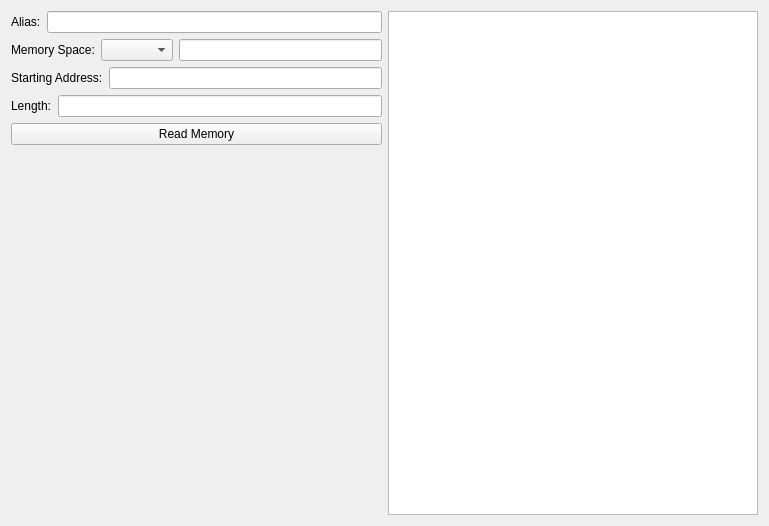
<?xml version="1.0" encoding="UTF-8"?>
<ui version="4.0">
 <class>lccmemorydisplay</class>
 <widget class="QWidget" name="lccmemorydisplay">
  <property name="geometry">
   <rect>
    <x>0</x>
    <y>0</y>
    <width>769</width>
    <height>526</height>
   </rect>
  </property>
  <property name="windowTitle">
   <string>Form</string>
  </property>
  <layout class="QHBoxLayout" name="horizontalLayout_5">
   <item>
    <widget class="QWidget" name="widget" native="true">
     <layout class="QVBoxLayout" name="verticalLayout">
      <property name="leftMargin">
       <number>0</number>
      </property>
      <property name="topMargin">
       <number>0</number>
      </property>
      <property name="rightMargin">
       <number>0</number>
      </property>
      <property name="bottomMargin">
       <number>0</number>
      </property>
      <item>
       <widget class="QWidget" name="widget_3" native="true">
        <layout class="QHBoxLayout" name="horizontalLayout">
         <property name="leftMargin">
          <number>0</number>
         </property>
         <property name="topMargin">
          <number>0</number>
         </property>
         <property name="rightMargin">
          <number>0</number>
         </property>
         <property name="bottomMargin">
          <number>0</number>
         </property>
         <item>
          <widget class="QLabel" name="label">
           <property name="text">
            <string>Alias:</string>
           </property>
          </widget>
         </item>
         <item>
          <widget class="QLineEdit" name="aliasInput"/>
         </item>
        </layout>
       </widget>
      </item>
      <item>
       <widget class="QWidget" name="widget_2" native="true">
        <layout class="QHBoxLayout" name="horizontalLayout_2">
         <property name="leftMargin">
          <number>0</number>
         </property>
         <property name="topMargin">
          <number>0</number>
         </property>
         <property name="rightMargin">
          <number>0</number>
         </property>
         <property name="bottomMargin">
          <number>0</number>
         </property>
         <item>
          <widget class="QLabel" name="label_2">
           <property name="text">
            <string>Memory Space:</string>
           </property>
          </widget>
         </item>
         <item>
          <widget class="QComboBox" name="memorySpaceCombo"/>
         </item>
         <item>
          <widget class="QLineEdit" name="memorySpaceInput"/>
         </item>
        </layout>
       </widget>
      </item>
      <item>
       <widget class="QWidget" name="widget_4" native="true">
        <layout class="QHBoxLayout" name="horizontalLayout_3">
         <property name="leftMargin">
          <number>0</number>
         </property>
         <property name="topMargin">
          <number>0</number>
         </property>
         <property name="rightMargin">
          <number>0</number>
         </property>
         <property name="bottomMargin">
          <number>0</number>
         </property>
         <item>
          <widget class="QLabel" name="label_3">
           <property name="text">
            <string>Starting Address:</string>
           </property>
          </widget>
         </item>
         <item>
          <widget class="QLineEdit" name="startingAddressInput"/>
         </item>
        </layout>
       </widget>
      </item>
      <item>
       <widget class="QWidget" name="widget_5" native="true">
        <layout class="QHBoxLayout" name="horizontalLayout_4">
         <property name="leftMargin">
          <number>0</number>
         </property>
         <property name="topMargin">
          <number>0</number>
         </property>
         <property name="rightMargin">
          <number>0</number>
         </property>
         <property name="bottomMargin">
          <number>0</number>
         </property>
         <item>
          <widget class="QLabel" name="label_4">
           <property name="text">
            <string>Length:</string>
           </property>
          </widget>
         </item>
         <item>
          <widget class="QLineEdit" name="lengthInput"/>
         </item>
        </layout>
       </widget>
      </item>
      <item>
       <widget class="QPushButton" name="readMemory">
        <property name="text">
         <string>Read Memory</string>
        </property>
       </widget>
      </item>
      <item>
       <spacer name="verticalSpacer">
        <property name="orientation">
         <enum>Qt::Vertical</enum>
        </property>
        <property name="sizeHint" stdset="0">
         <size>
          <width>20</width>
          <height>40</height>
         </size>
        </property>
       </spacer>
      </item>
     </layout>
    </widget>
   </item>
   <item>
    <widget class="QPlainTextEdit" name="plainTextEdit"/>
   </item>
  </layout>
 </widget>
 <resources/>
 <connections/>
</ui>
